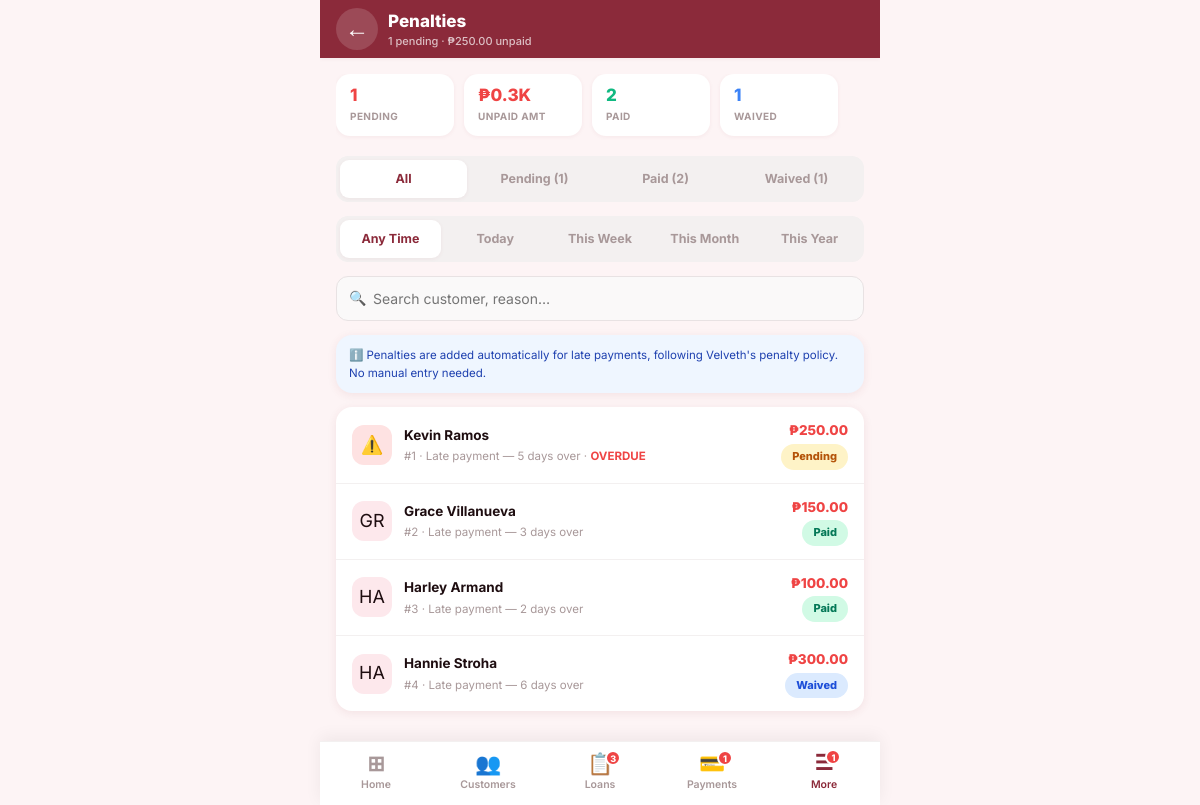
Page /admin_penalties.php (signed in) on the committed database.
### tables this page shows
CREATE TABLE IF NOT EXISTS penalties (
    id INT AUTO_INCREMENT PRIMARY KEY,
    loan_id INT NOT NULL,
    customer_id INT NOT NULL,
    penalty_amount DECIMAL(15,2) NOT NULL,
    reason VARCHAR(255),
    due_date DATE,
    status ENUM('pending','paid','waived') DEFAULT 'pending',
    created_at TIMESTAMP DEFAULT CURRENT_TIMESTAMP,
    FOREIGN KEY (loan_id) REFERENCES loans(id),
    FOREIGN KEY (customer_id) REFERENCES users(id)
);

CREATE TABLE IF NOT EXISTS users (
    id INT AUTO_INCREMENT PRIMARY KEY,
    full_name VARCHAR(100) NOT NULL,
    email VARCHAR(100) UNIQUE NOT NULL,
    phone VARCHAR(20),
    password VARCHAR(255) NOT NULL,
    role ENUM('admin','customer') DEFAULT 'customer',
    status ENUM('active','inactive','suspended') DEFAULT 'active',
    avatar VARCHAR(255),
    address TEXT,
    reset_token VARCHAR(64) NULL,
    reset_token_expires DATETIME NULL,
    deleted_at DATETIME NULL DEFAULT NULL,  
    created_at TIMESTAMP DEFAULT CURRENT_TIMESTAMP,
    updated_at TIMESTAMP DEFAULT CURRENT_TIMESTAMP ON UPDATE CURRENT_TIMESTAMP
);

### admin_penalties.php (the view, shortened to what this page needs)
<?php
require_once 'config.php';
$filter_status = $_GET['status'] ?? 'all';
$filter_period = $_GET['period'] ?? 'all';
$search        = trim($_GET['q'] ?? '');
$sql = "
    SELECT pen.*, u.full_name, u.email,
           COALESCE(la.app_id,'—') AS app_id,
           l.id AS loan_db_id,
           COALESCE(l.loan_amount,0) AS loan_amount
    FROM penalties pen
    LEFT JOIN users u   ON pen.customer_id = u.id
    LEFT JOIN loans l   ON pen.loan_id     = l.id
    LEFT JOIN loan_applications la ON l.application_id = la.id
    WHERE 1";
$sql .= " ORDER BY pen.created_at DESC";
$penalties = $conn->query($sql);
$total_pending = (int)($conn->query("SELECT COUNT(*) c FROM penalties WHERE status='pending' OR status='unpaid'")->fetch_assoc()['c'] ?? 0);
$total_paid    = (int)($conn->query("SELECT COUNT(*) c FROM penalties WHERE status='paid'")->fetch_assoc()['c'] ?? 0);
$total_waived  = (int)($conn->query("SELECT COUNT(*) c FROM penalties WHERE status='waived'")->fetch_assoc()['c'] ?? 0);
$sum_pending   = (float)($conn->query("SELECT SUM(penalty_amount) s FROM penalties WHERE status='pending' OR status='unpaid'")->fetch_assoc()['s'] ?? 0);
?>
<!DOCTYPE html>
<html lang="en">
<head>
  <link rel="stylesheet" href="shared.css"/>
  <link rel="stylesheet" href="mobile-app.css"/>
</head>
<body class="app-shell">
  <header class="app-bar maroon">
    <a href="admin_dashboard.php" class="app-bar-back">←</a>
    <div style="flex:1;min-width:0;">
      <div class="app-bar-title">Penalties</div>
      <div class="app-bar-sub"><?= $total_pending ?> pending · ₱<?= number_format($sum_pending,2) ?> unpaid</div>
    </div>
  </header>
  <main class="app-screen">
    <div class="stat-chip-row">
      <div class="stat-chip"><div class="stat-chip-val" style="color:#ef4444;"><?= $total_pending ?></div><div class="stat-chip-label">Pending</div></div>
      <div class="stat-chip"><div class="stat-chip-val" style="color:#ef4444;">₱<?= number_format($sum_pending/1000,1) ?>K</div><div class="stat-chip-label">Unpaid Amt</div></div>
      <div class="stat-chip"><div class="stat-chip-val" style="color:#10b981;"><?= $total_paid ?></div><div class="stat-chip-label">Paid</div></div>
      <div class="stat-chip"><div class="stat-chip-val" style="color:#3b82f6;"><?= $total_waived ?></div><div class="stat-chip-label">Waived</div></div>
    </div>
    <div class="seg-tabs">
      <a href="?status=all&period=<?= $filter_period ?><?= $search?'&q='.urlencode($search):'' ?>"     class="seg-tab <?= $filter_status==='all'?'active':'' ?>">All</a>
      <a href="?status=pending&period=<?= $filter_period ?><?= $search?'&q='.urlencode($search):'' ?>" class="seg-tab <?= $filter_status==='pending'?'active':'' ?>">Pending (<?= $total_pending ?>)</a>
      <a href="?status=paid&period=<?= $filter_period ?><?= $search?'&q='.urlencode($search):'' ?>"    class="seg-tab <?= $filter_status==='paid'?'active':'' ?>">Paid (<?= $total_paid ?>)</a>
      <a href="?status=waived&period=<?= $filter_period ?><?= $search?'&q='.urlencode($search):'' ?>"  class="seg-tab <?= $filter_status==='waived'?'active':'' ?>">Waived (<?= $total_waived ?>)</a>
    </div>
    <div class="seg-tabs" style="margin-top:8px;">
      <a href="?status=<?= $filter_status ?>&period=all<?= $search?'&q='.urlencode($search):'' ?>"    class="seg-tab <?= $filter_period==='all'?'active':'' ?>">Any Time</a>
      <a href="?status=<?= $filter_status ?>&period=day<?= $search?'&q='.urlencode($search):'' ?>"    class="seg-tab <?= $filter_period==='day'?'active':'' ?>">Today</a>
      <a href="?status=<?= $filter_status ?>&period=week<?= $search?'&q='.urlencode($search):'' ?>"   class="seg-tab <?= $filter_period==='week'?'active':'' ?>">This Week</a>
      <a href="?status=<?= $filter_status ?>&period=month<?= $search?'&q='.urlencode($search):'' ?>"  class="seg-tab <?= $filter_period==='month'?'active':'' ?>">This Month</a>
      <a href="?status=<?= $filter_status ?>&period=year<?= $search?'&q='.urlencode($search):'' ?>"   class="seg-tab <?= $filter_period==='year'?'active':'' ?>">This Year</a>
    </div>
    <form method="GET" style="display:flex;gap:8px;margin-bottom:14px;margin-top:10px;">
      <div style="position:relative;flex:1;">
        <span style="position:absolute;left:13px;top:50%;transform:translateY(-50%);font-size:14px;color:var(--gray-400);">🔍</span>
        <input type="text" name="q" value="<?= htmlspecialchars($search) ?>" placeholder="Search customer, reason…" class="app-input" style="padding-left:36px;"/>
      </div>
    </form>
    <div class="app-card-flat" style="background:#eff6ff;padding:11px 13px;font-size:11.5px;color:#1e40af;line-height:1.6;margin-bottom:14px;">
      ℹ️ Penalties are added automatically for late payments, following Velveth's penalty policy. No manual entry needed.
    </div>
    <div class="app-card-flat">
      <?php if ($penalties->num_rows === 0): ?>
        <div class="app-empty">
          <div class="app-empty-icon">✅</div>
          <div class="app-empty-title"><?= $search ? 'No penalties match your search' : 'No penalties recorded yet' ?></div>
        </div>
      <?php else: while ($row = $penalties->fetch_assoc()):
        $overdue = $row['due_date'] && strtotime($row['due_date']) < time() && $row['status']==='pending';
      ?>
        <a href="javascript:void(0)" class="app-list-item" onclick='viewPenalty(<?= json_encode($row, JSON_HEX_APOS|JSON_HEX_QUOT) ?>)'>
          <div class="app-list-icon" style="background:<?= $overdue?'#fee2e2':'#fde8ec' ?>;"><?= $overdue?'⚠️':strtoupper(substr($row['full_name']??'?',0,2)) ?></div>
          <div class="app-list-body">
            <div class="app-list-title"><?= htmlspecialchars($row['full_name']??'—') ?></div>
            <div class="app-list-sub">
              <?= htmlspecialchars($row['penalty_id'] ?? '#'.$row['id']) ?> · <?= htmlspecialchars(substr($row['reason']??'—',0,28)) ?>
              <?php if($overdue): ?> · <span style="color:#ef4444;font-weight:700;">OVERDUE</span><?php endif; ?>
            </div>
          </div>
          <div class="app-list-end">
            <div class="app-list-amount" style="color:#ef4444;">₱<?= number_format($row['penalty_amount'],2) ?></div>
            <span class="pill <?= $row['status'] ?>" style="margin-top:2px;"><?= ucfirst($row['status']) ?></span>
          </div>
        </a>
      <?php endwhile; endif; ?>
    </div>
  </main>
  <?php include 'admin_tabbar.php'; ?>
</body>
</html>

### shared.css (style rules this page uses)
:root { --maroon: #8B2A3A; --maroon-dark: #6e1f2d; --maroon-deep: #4a1020; --maroon-light: #b03a4e; --maroon-pale: #fdf0f2; --maroon-muted: #f0c8ce; --maroon-soft: #e8aab4; --sidebar-bg: #2c0f18; --sidebar-hover: #3d1520; --bg-page: #fdf4f5; --bg-card: #ffffff; --bg-input: #ffffff; --white: #ffffff; --gray-50: #faf9f9; --gray-100: #f3f0f0; --gray-200: #e8e2e3; --gray-300: #d5ccce; --gray-400: #a89899; --gray-600: #6b5c5f; --text-dark: #1e0d10; --text-medium: #4a3538; --text-light: #7a6365; --shadow-xs: 0 1px 4px rgba(139,42,58,.06); --shadow-sm: 0 2px 10px rgba(139,42,58,.09); --shadow-md: 0 4px 22px rgba(139,42,58,.13); --shadow-lg: 0 8px 40px rgba(139,42,58,.17); --shadow-xl: 0 16px 60px rgba(139,42,58,.22); --radius-xs: 4px; --radius-sm: 8px; --radius-md: 14px; --radius-lg: 20px; --radius-full: 100px; --status-active: #10b981; --status-pending: #f59e0b; --status-rejected: #ef4444; --status-verified: #3b82f6; --status-completed: #8b5cf6; --sidebar-width: 250px; --header-height: 60px; --bottom-nav-height: 62px; }
*, *::before, *::after { margin:0; padding:0; box-sizing:border-box; }
html { scroll-behavior:smooth; }
body { font-family:'Inter',Arial,sans-serif; background:var(--bg-page); color:var(--text-dark); font-size:14px; line-height:1.6; -webkit-font-smoothing:antialiased; }
a { text-decoration:none; color:inherit; }
input,button,select,textarea { font-family:'Inter',Arial,sans-serif; }

### rows in the picture
penalties: customer.full_name "Kevin Ramos", penalty+id "#1", reason "Late payment — 5 days over", due_date "OVERDUE", penalty_amount "250.00", status "Pending"
penalties: customer.full_name "GR", customer.full_name "Grace Villanueva", penalty+id "#2", reason "Late payment — 3 days over", penalty_amount "150.00", status "Paid"
penalties: customer.full_name "HA", customer.full_name "Harley Armand", penalty+id "#3", reason "Late payment — 2 days over", penalty_amount "100.00", status "Paid"
penalties: customer.full_name "HA", customer.full_name "Hannie Stroha", penalty+id "#4", reason "Late payment — 6 days over", penalty_amount "300.00", status "Waived"

### other values in the picture
$total_pending "1"
$sum_pending "250.00"
$sum_pending/1000 "0.3"
$total_paid "2"
$total_waived "1"
min($_tb_new_apps,9) "3"
min($_tb_pend_pays,9) "1"
min($_tb_more_badge,9) "1"
